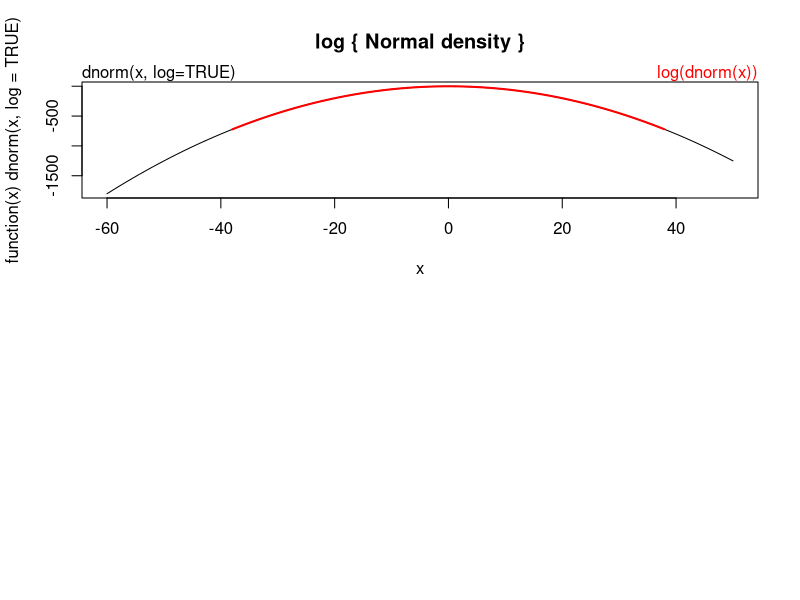

The R source for this figure:
u <- 0
q <- c(0.1, 1, 10)

range <- seq(-20, 20)

require(graphics)

x <- range

## Using "log = TRUE" for an extended range :
par(mfrow = c(2,1))
plot(function(x) dnorm(x, log = TRUE), -60, 50,
     main = "log { Normal density }")
curve(log(dnorm(x)), add = TRUE, col = "red", lwd = 2)
mtext("dnorm(x, log=TRUE)", adj = 0)
mtext("log(dnorm(x))", col = "red", adj = 1)
